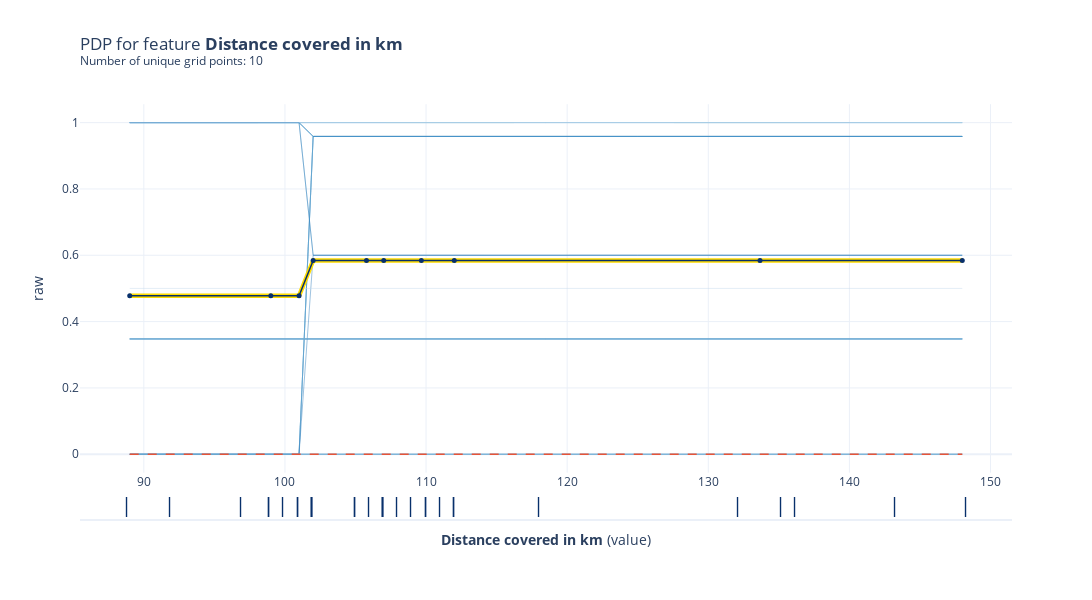

Here is the notebook cell this chart was saved with:
### Markdown cell above
A few things are worth to be pointed out for interpreting this plot.

The y-axis is interpreted as change in the prediction from what it would be predicted at the baseline or leftmost value.

From this particular graph you can interpret, that scoring one goal substantially increases the chances of winning "Man of The Match." 
But extra goals beyond that show little to no impact on predictions.

### Code cell
# Create the pdp data to be plotted
pdp_dist = pdp.PDPIsolate(model=tree_model, df=val_x, model_features=feature_names, feature='Distance Covered (Kms)', feature_name='Distance covered in km')

# plot the PDP for feature 'Distance Covered (Kms)'
fig, axes = pdp_dist.plot(
    center=False,
    plot_lines=True,
    frac_to_plot=100,
    cluster=False,
    n_cluster_centers=None,
    cluster_method='accurate',
    plot_pts_dist=True,
    to_bins=False,
    show_percentile=False,
    which_classes=None,
    figsize=None,
    dpi=300,
    ncols=2,
    plot_params={"pdp_hl": True},
    engine='plotly',
    template='plotly_white')

fig.show()

### Figure 1 — Plotly figure (JSON) as saved in the notebook; plotly's stock layout.template omitted (floating-point values rounded to 4 significant figures)
{"data": [{"hoverinfo": "none", "line": {"color": "rgba(193,217,237,0.6643856189774724)", "width": 0.6644}, "mode": "lines", "type": "scatter", "x": [89, 99, 101, 102, 105.8, 107, 109.7, 112, 133.7, 148], "xaxis": "x", "y": [0, 0, 0, 0, 0, 0, 0, 0, 0, 0], "yaxis": "y"}, {"hoverinfo": "none", "line": {"color": "rgba(177,210,231,0.6643856189774724)", "width": 0.6644}, "mode": "lines", "type": "scatter", "x": [89, 99, 101, 102, 105.8, 107, 109.7, 112, 133.7, 148], "xaxis": "x", "y": [1, 1, 1, 0.9583, 0.9583, 0.9583, 0.9583, 0.9583, 0.9583, 0.9583], "yaxis": "y"}, {"hoverinfo": "none", "line": {"color": "rgba(160,202,225,0.6643856189774724)", "width": 0.6644}, "mode": "lines", "type": "scatter", "x": [89, 99, 101, 102, 105.8, 107, 109.7, 112, 133.7, 148], "xaxis": "x", "y": [1, 1, 1, 0.9583, 0.9583, 0.9583, 0.9583, 0.9583, 0.9583, 0.9583], "yaxis": "y"}, {"hoverinfo": "none", "line": {"color": "rgba(139,192,221,0.6643856189774724)", "width": 0.6644}, "mode": "lines", "type": "scatter", "x": [89, 99, 101, 102, 105.8, 107, 109.7, 112, 133.7, 148], "xaxis": "x", "y": [1, 1, 1, 0.9583, 0.9583, 0.9583, 0.9583, 0.9583, 0.9583, 0.9583], "yaxis": "y"}, {"hoverinfo": "none", "line": {"color": "rgba(117,179,216,0.6643856189774724)", "width": 0.6644}, "mode": "lines", "type": "scatter", "x": [89, 99, 101, 102, 105.8, 107, 109.7, 112, 133.7, 148], "xaxis": "x", "y": [1, 1, 1, 1, 1, 1, 1, 1, 1, 1], "yaxis": "y"}, {"hoverinfo": "none", "line": {"color": "rgba(98,168,210,0.6643856189774724)", "width": 0.6644}, "mode": "lines", "type": "scatter", "x": [89, 99, 101, 102, 105.8, 107, 109.7, 112, 133.7, 148], "xaxis": "x", "y": [1, 1, 1, 0.9583, 0.9583, 0.9583, 0.9583, 0.9583, 0.9583, 0.9583], "yaxis": "y"}, {"hoverinfo": "none", "line": {"color": "rgba(80,155,203,0.6643856189774724)", "width": 0.6644}, "mode": "lines", "type": "scatter", "x": [89, 99, 101, 102, 105.8, 107, 109.7, 112, 133.7, 148], "xaxis": "x", "y": [0, 0, 0, 0.9583, 0.9583, 0.9583, 0.9583, 0.9583, 0.9583, 0.9583], "yaxis": "y"}, {"hoverinfo": "none", "line": {"color": "rgba(64,144,197,0.6643856189774724)", "width": 0.6644}, "mode": "lines", "type": "scatter", "x": [89, 99, 101, 102, 105.8, 107, 109.7, 112, 133.7, 148], "xaxis": "x", "y": [0, 0, 0, 0, 0, 0, 0, 0, 0, 0], "yaxis": "y"}, {"hoverinfo": "none", "line": {"color": "rgba(49,129,189,0.6643856189774724)", "width": 0.6644}, "mode": "lines", "type": "scatter", "x": [89, 99, 101, 102, 105.8, 107, 109.7, 112, 133.7, 148], "xaxis": "x", "y": [0.3478, 0.3478, 0.3478, 0.3478, 0.3478, 0.3478, 0.3478, 0.3478, 0.3478, 0.3478], "yaxis": "y"}, {"hoverinfo": "none", "line": {"color": "rgba(36,116,182,0.6643856189774724)", "width": 0.6644}, "mode": "lines", "type": "scatter", "x": [89, 99, 101, 102, 105.8, 107, 109.7, 112, 133.7, 148], "xaxis": "x", "y": [0, 0, 0, 0.9583, 0.9583, 0.9583, 0.9583, 0.9583, 0.9583, 0.9583], "yaxis": "y"}, {"hoverinfo": "none", "line": {"color": "rgba(193,217,237,0.6643856189774724)", "width": 0.6644}, "mode": "lines", "type": "scatter", "x": [89, 99, 101, 102, 105.8, 107, 109.7, 112, 133.7, 148], "xaxis": "x", "y": [0.3478, 0.3478, 0.3478, 0.3478, 0.3478, 0.3478, 0.3478, 0.3478, 0.3478, 0.3478], "yaxis": "y"}, {"hoverinfo": "none", "line": {"color": "rgba(177,210,231,0.6643856189774724)", "width": 0.6644}, "mode": "lines", "type": "scatter", "x": [89, 99, 101, 102, 105.8, 107, 109.7, 112, 133.7, 148], "xaxis": "x", "y": [1, 1, 1, 1, 1, 1, 1, 1, 1, 1], "yaxis": "y"}, {"hoverinfo": "none", "line": {"color": "rgba(160,202,225,0.6643856189774724)", "width": 0.6644}, "mode": "lines", "type": "scatter", "x": [89, 99, 101, 102, 105.8, 107, 109.7, 112, 133.7, 148], "xaxis": "x", "y": [0, 0, 0, 0, 0, 0, 0, 0, 0, 0], "yaxis": "y"}, {"hoverinfo": "none", "line": {"color": "rgba(139,192,221,0.6643856189774724)", "width": 0.6644}, "mode": "lines", "type": "scatter", "x": [89, 99, 101, 102, 105.8, 107, 109.7, 112, 133.7, 148], "xaxis": "x", "y": [0.3478, 0.3478, 0.3478, 0.3478, 0.3478, 0.3478, 0.3478, 0.3478, 0.3478, 0.3478], "yaxis": "y"}, {"hoverinfo": "none", "line": {"color": "rgba(117,179,216,0.6643856189774724)", "width": 0.6644}, "mode": "lines", "type": "scatter", "x": [89, 99, 101, 102, 105.8, 107, 109.7, 112, 133.7, 148], "xaxis": "x", "y": [0, 0, 0, 0.9583, 0.9583, 0.9583, 0.9583, 0.9583, 0.9583, 0.9583], "yaxis": "y"}, {"hoverinfo": "none", "line": {"color": "rgba(98,168,210,0.6643856189774724)", "width": 0.6644}, "mode": "lines", "type": "scatter", "x": [89, 99, 101, 102, 105.8, 107, 109.7, 112, 133.7, 148], "xaxis": "x", "y": [1, 1, 1, 0.6, 0.6, 0.6, 0.6, 0.6, 0.6, 0.6], "yaxis": "y"}, {"hoverinfo": "none", "line": {"color": "rgba(80,155,203,0.6643856189774724)", "width": 0.6644}, "mode": "lines", "type": "scatter", "x": [89, 99, 101, 102, 105.8, 107, 109.7, 112, 133.7, 148], "xaxis": "x", "y": [0, 0, 0, 0.9583, 0.9583, 0.9583, 0.9583, 0.9583, 0.9583, 0.9583], "yaxis": "y"}, {"hoverinfo": "none", "line": {"color": "rgba(64,144,197,0.6643856189774724)", "width": 0.6644}, "mode": "lines", "type": "scatter", "x": [89, 99, 101, 102, 105.8, 107, 109.7, 112, 133.7, 148], "xaxis": "x", "y": [0.3478, 0.3478, 0.3478, 0.3478, 0.3478, 0.3478, 0.3478, 0.3478, 0.3478, 0.3478], "yaxis": "y"}, {"hoverinfo": "none", "line": {"color": "rgba(49,129,189,0.6643856189774724)", "width": 0.6644}, "mode": "lines", "type": "scatter", "x": [89, 99, 101, 102, 105.8, 107, 109.7, 112, 133.7, 148], "xaxis": "x", "y": [0.3478, 0.3478, 0.3478, 0.3478, 0.3478, 0.3478, 0.3478, 0.3478, 0.3478, 0.3478], "yaxis": "y"}, {"hoverinfo": "none", "line": {"color": "rgba(36,116,182,0.6643856189774724)", "width": 0.6644}, "mode": "lines", "type": "scatter", "x": [89, 99, 101, 102, 105.8, 107, 109.7, 112, 133.7, 148], "xaxis": "x", "y": [0, 0, 0, 0.6, 0.6, 0.6, 0.6, 0.6, 0.6, 0.6], "yaxis": "y"}, {"hoverinfo": "none", "line": {"color": "rgba(193,217,237,0.6643856189774724)", "width": 0.6644}, "mode": "lines", "type": "scatter", "x": [89, 99, 101, 102, 105.8, 107, 109.7, 112, 133.7, 148], "xaxis": "x", "y": [0.5, 0.5, 0.5, 0.5, 0.5, 0.5, 0.5, 0.5, 0.5, 0.5], "yaxis": "y"}, {"hoverinfo": "none", "line": {"color": "rgba(177,210,231,0.6643856189774724)", "width": 0.6644}, "mode": "lines", "type": "scatter", "x": [89, 99, 101, 102, 105.8, 107, 109.7, 112, 133.7, 148], "xaxis": "x", "y": [0, 0, 0, 0, 0, 0, 0, 0, 0, 0], "yaxis": "y"}, {"hoverinfo": "none", "line": {"color": "rgba(160,202,225,0.6643856189774724)", "width": 0.6644}, "mode": "lines", "type": "scatter", "x": [89, 99, 101, 102, 105.8, 107, 109.7, 112, 133.7, 148], "xaxis": "x", "y": [1, 1, 1, 1, 1, 1, 1, 1, 1, 1], "yaxis": "y"}, {"hoverinfo": "none", "line": {"color": "rgba(139,192,221,0.6643856189774724)", "width": 0.6644}, "mode": "lines", "type": "scatter", "x": [89, 99, 101, 102, 105.8, 107, 109.7, 112, 133.7, 148], "xaxis": "x", "y": [0, 0, 0, 0, 0, 0, 0, 0, 0, 0], "yaxis": "y"}, {"hoverinfo": "none", "line": {"color": "rgba(117,179,216,0.6643856189774724)", "width": 0.6644}, "mode": "lines", "type": "scatter", "x": [89, 99, 101, 102, 105.8, 107, 109.7, 112, 133.7, 148], "xaxis": "x", "y": [1, 1, 1, 1, 1, 1, 1, 1, 1, 1], "yaxis": "y"}, {"hoverinfo": "none", "line": {"color": "rgba(98,168,210,0.6643856189774724)", "width": 0.6644}, "mode": "lines", "type": "scatter", "x": [89, 99, 101, 102, 105.8, 107, 109.7, 112, 133.7, 148], "xaxis": "x", "y": [0.3478, 0.3478, 0.3478, 0.3478, 0.3478, 0.3478, 0.3478, 0.3478, 0.3478, 0.3478], "yaxis": "y"}, {"hoverinfo": "none", "line": {"color": "rgba(80,155,203,0.6643856189774724)", "width": 0.6644}, "mode": "lines", "type": "scatter", "x": [89, 99, 101, 102, 105.8, 107, 109.7, 112, 133.7, 148], "xaxis": "x", "y": [0.3478, 0.3478, 0.3478, 0.3478, 0.3478, 0.3478, 0.3478, 0.3478, 0.3478, 0.3478], "yaxis": "y"}, {"hoverinfo": "none", "line": {"color": "rgba(64,144,197,0.6643856189774724)", "width": 0.6644}, "mode": "lines", "type": "scatter", "x": [89, 99, 101, 102, 105.8, 107, 109.7, 112, 133.7, 148], "xaxis": "x", "y": [0, 0, 0, 0, 0, 0, 0, 0, 0, 0], "yaxis": "y"}, {"hoverinfo": "none", "line": {"color": "rgba(49,129,189,0.6643856189774724)", "width": 0.6644}, "mode": "lines", "type": "scatter", "x": [89, 99, 101, 102, 105.8, 107, 109.7, 112, 133.7, 148], "xaxis": "x", "y": [1, 1, 1, 0.9583, 0.9583, 0.9583, 0.9583, 0.9583, 0.9583, 0.9583], "yaxis": "y"}, {"hoverinfo": "none", "line": {"color": "rgba(36,116,182,0.6643856189774724)", "width": 0.6644}, "mode": "lines", "type": "scatter", "x": [89, 99, 101, 102, 105.8, 107, 109.7, 112, 133.7, 148], "xaxis": "x", "y": [1, 1, 1, 0.6, 0.6, 0.6, 0.6, 0.6, 0.6, 0.6], "yaxis": "y"}, {"hoverinfo": "none", "line": {"color": "rgba(193,217,237,0.6643856189774724)", "width": 0.6644}, "mode": "lines", "type": "scatter", "x": [89, 99, 101, 102, 105.8, 107, 109.7, 112, 133.7, 148], "xaxis": "x", "y": [1, 1, 1, 1, 1, 1, 1, 1, 1, 1], "yaxis": "y"}, {"hoverinfo": "none", "line": {"color": "rgba(177,210,231,0.6643856189774724)", "width": 0.6644}, "mode": "lines", "type": "scatter", "x": [89, 99, 101, 102, 105.8, 107, 109.7, 112, 133.7, 148], "xaxis": "x", "y": [0.3478, 0.3478, 0.3478, 0.3478, 0.3478, 0.3478, 0.3478, 0.3478, 0.3478, 0.3478], "yaxis": "y"}, {"hoverinfo": "none", "line": {"color": "#FEDC00", "width": 4.5}, "mode": "lines", "type": "scatter", "x": [89, 99, 101, 102, 105.8, 107, 109.7, 112, 133.7, 148], "xaxis": "x", "y": [0.4776, 0.4776, 0.4776, 0.5846, 0.5846, 0.5846, 0.5846, 0.5846, 0.5846, 0.5846], "yaxis": "y"}, {"hoverinfo": "none", "line": {"color": "#E75438", "dash": "dash", "width": 1.5}, "mode": "lines", "type": "scatter", "x": [89, 99, 101, 102, 105.8, 107, 109.7, 112, 133.7, 148], "xaxis": "x", "y": [0, 0, 0, 0, 0, 0, 0, 0, 0, 0], "yaxis": "y"}, {"hovertemplate": "%{y}", "line": {"color": "rgba(8,48,107,1.0)", "width": 1.5}, "marker": {"color": "rgba(8,48,107,1.0)", "size": 5}, "mode": "lines+markers", "name": "pdp", "type": "scatter", "x": [89, 99, 101, 102, 105.8, 107, 109.7, 112, 133.7, 148], "xaxis": "x", "y": [0.4776, 0.4776, 0.4776, 0.5846, 0.5846, 0.5846, 0.5846, 0.5846, 0.5846, 0.5846], "yaxis": "y"}, {"hoverinfo": "none", "mode": "text", "name": "dist", "showlegend": false, "text": ["|", "|", "|", "|", "|", "|", "|", "|", "|", "|", "|", "|", "|", "|", "|", "|", "|", "|", "|", "|", "|", "|", "|", "|", "|", "|", "|", "|", "|", "|", "|", "|"], "textfont": {"color": "rgba(8,48,107,1.0)", "size": 20}, "textposition": "middle center", "type": "scatter", "x": [102, 92, 97, 111, 110, 148, 143, 107, 107, 112, 105, 135, 101, 106, 132, 100, 105, 89, 102, 108, 110, 112, 102, 107, 136, 99, 118, 101, 107, 99, 102, 109], "xaxis": "x2", "y": [1, 1, 1, 1, 1, 1, 1, 1, 1, 1, 1, 1, 1, 1, 1, 1, 1, 1, 1, 1, 1, 1, 1, 1, 1, 1, 1, 1, 1, 1, 1, 1], "yaxis": "y2"}], "layout": {"height": 600, "showlegend": false, "title": {"text": "PDP for feature <b>Distance covered in km</b> <br><sup>Number of unique grid points: 10</sup>", "x": 0, "xref": "paper"}, "width": 1200, "xaxis": {"anchor": "y", "domain": [0, 1]}, "xaxis2": {"anchor": "y2", "domain": [0, 1], "showgrid": false, "showticklabels": false, "title": {"text": "<b>Distance covered in km</b> (value)"}}, "yaxis": {"anchor": "x", "domain": [0.1127, 0.99], "title": {"text": "raw"}}, "yaxis2": {"anchor": "x2", "domain": [0, 0.06267], "showgrid": false, "showticklabels": false}}}
